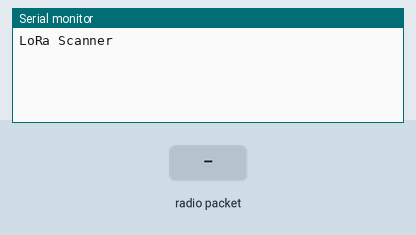
A sketch run on a simulated Arduino Uno, built with avr-gcc and run on an emulated ATmega328P. Parts: the last lines printed to the serial monitor. Inputs (shaded band) come from the test bench. No radio packets arrive unless stated.

Above: at 1.2 s.
1.3 s: radio packet "1" arrives
At 2.5 s:
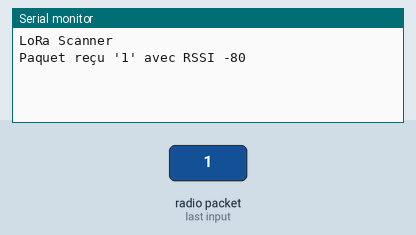
2.8 s: radio packet "0" arrives
At 3.8 s:
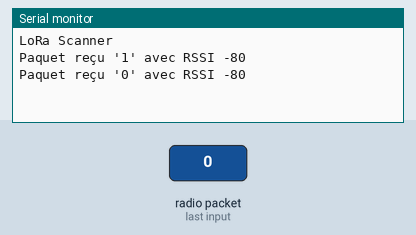
4.3 s: radio packet "2" arrives
At 5.0 s:
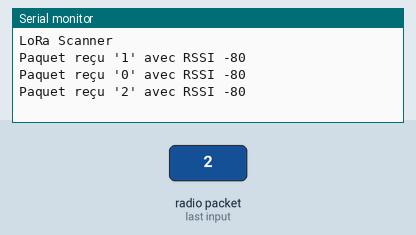

Measured:
- after the input at 1.3 s, the serial monitor: prints a new line at once (image 1)
- after the input at 2.8 s, the serial monitor: prints a new line at once (image 2)
- after the input at 4.3 s, the serial monitor: prints a new line at once (image 3)

The sketch:

LoRa_scan.ino
```cpp
#include <SPI.h>
#include <LoRa.h>

#define SS 5
#define RST 14
#define DIO0 2

void setup() {
  Serial.begin(115200);
  while (!Serial);

  Serial.println("LoRa Scanner");

  LoRa.setPins(SS, RST, DIO0);

  if (!LoRa.begin(868E6)) {
    Serial.println("Erreur d'initialisation LoRa!");
    while (1);
  }
}

void loop() {
  int packetSize = LoRa.parsePacket();
  if (packetSize) {
    Serial.print("Paquet reçu '");

    String message = "";
    while (LoRa.available()) {
      message += (char)LoRa.read();
    }

    Serial.print(message);
    Serial.print("' avec RSSI ");
    Serial.println(LoRa.packetRssi());
  }
}
```
